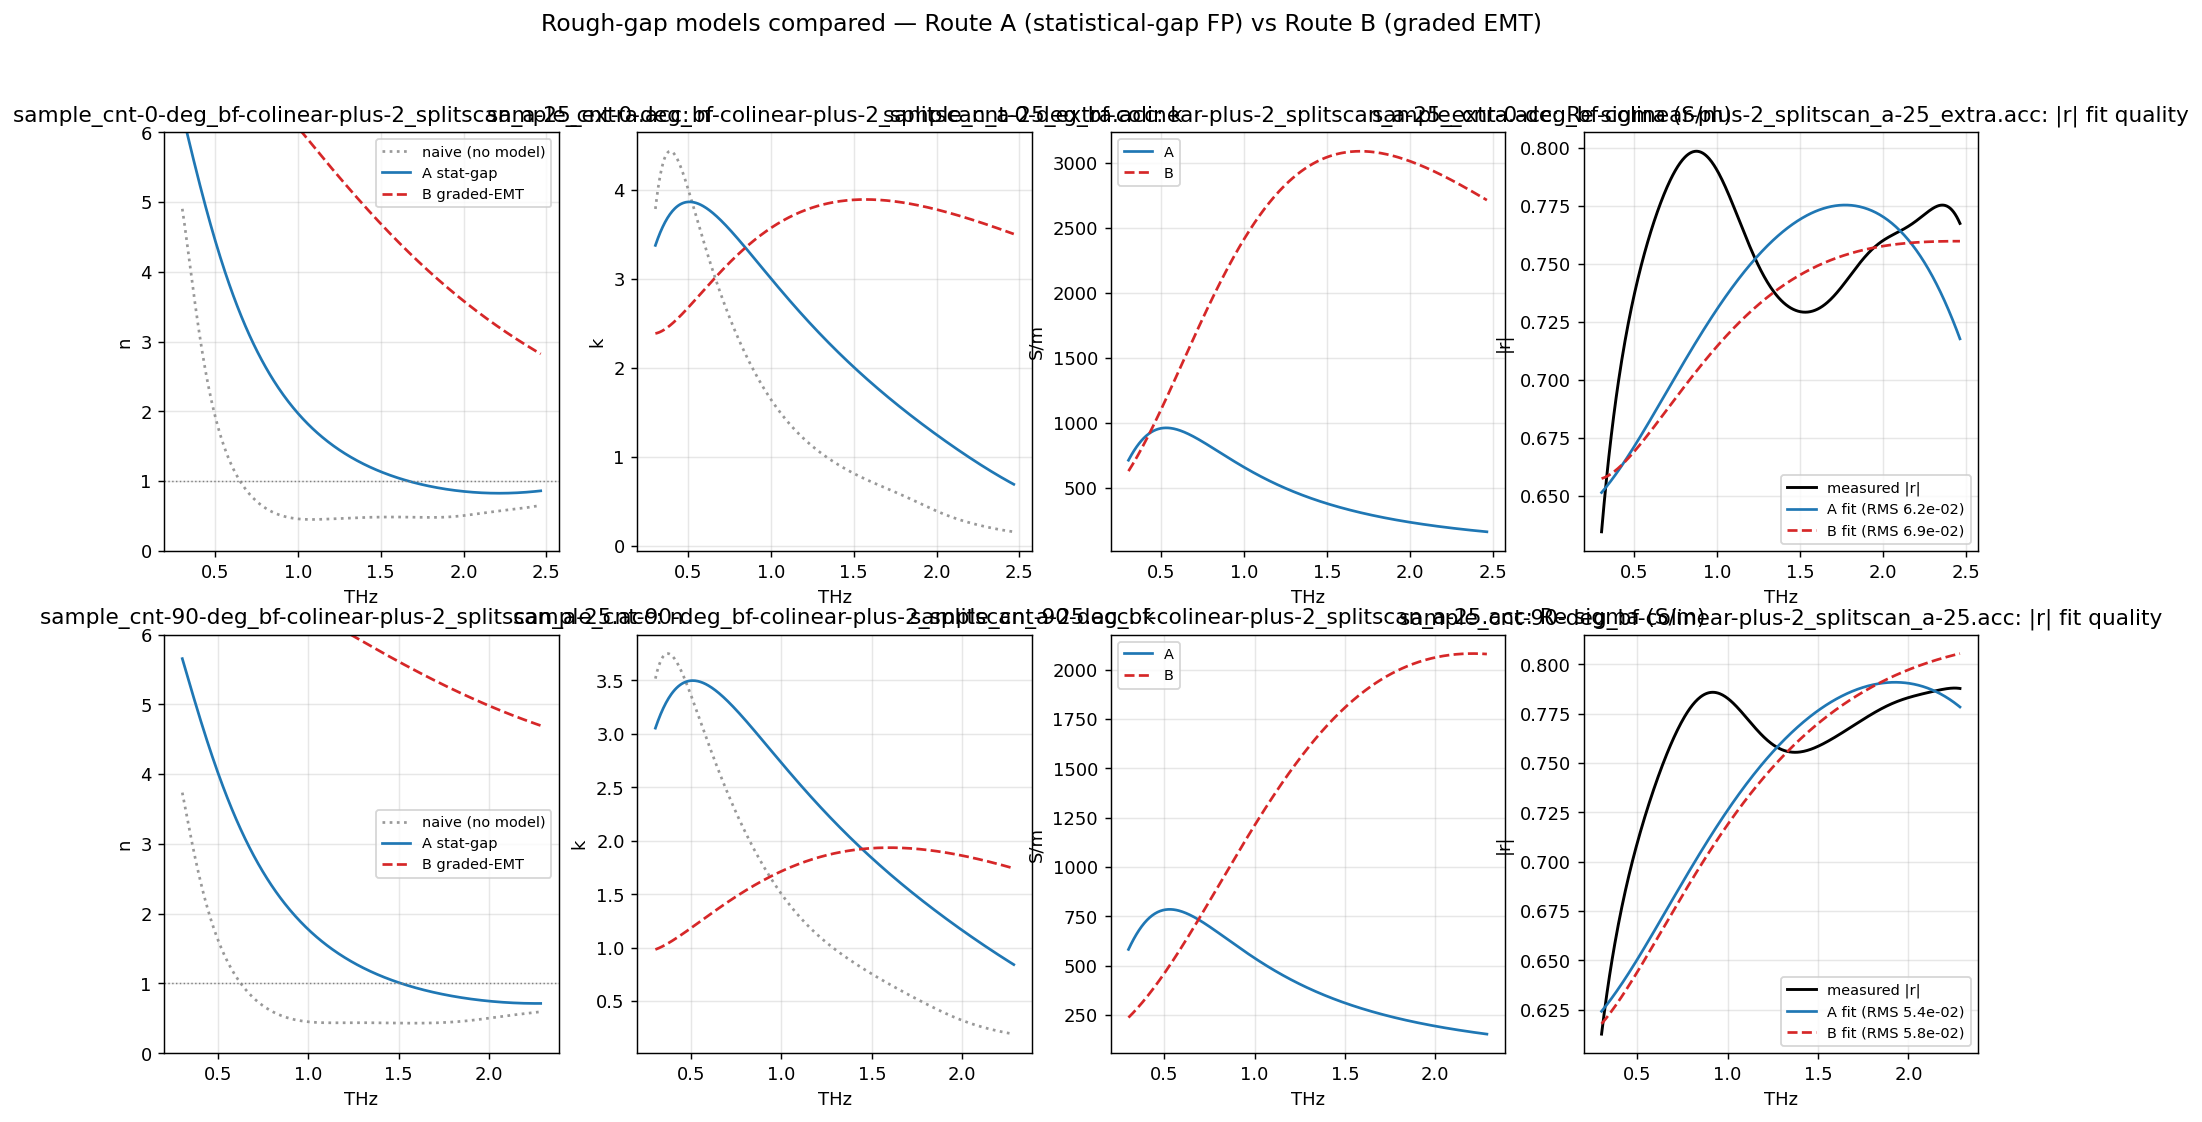

Here is the Python script that generated this plot:
"""Build, validate, fit, and COMPARE the two rough-gap models on the CNT reflection data.

Route A = statistical-gap Fabry-Perot (flat CNT at a Gaussian-distributed distance d).
Route B = graded effective-medium layer (micro-rough air->CNT density gradient, Bruggeman).
Both share the Drude-Smith material model and are fit to the SAME measured reflection r_meas
(supplied by the thz_core pipeline). Methodology = synthetic-validate each route (plant ->
recover) BEFORE fitting the real CNT-0/CNT-90, per the conditioning report's warning that a
single measurement is degeneracy-limited.

Run:  PYTHONPATH=. .venv/Scripts/python.exe explorations/air_gap_cnt_reflection/compare_gap_models.py
"""

from __future__ import annotations

import os

import numpy as np
from scipy.optimize import least_squares

import matplotlib
matplotlib.use("Agg")
import matplotlib.pyplot as plt

from explore_air_gap_deembedding import internal_angles
import air_gap_models as models

VACUUM_PERMITTIVITY = models.VACUUM_PERMITTIVITY

# Natural-unit parameter vector: [eps_inf, plasma_THz, tau_fs, c, gap_p1, gap_p2]
#   Route A gap = (d_mean_um, sigma_d_um);  Route B gap = (sigma_h_um, z0_um).
PARAM_LABELS_A = ["eps_inf", "plasma_THz", "tau_fs", "c", "d_mean_um", "sigma_d_um"]
PARAM_LABELS_B = ["eps_inf", "plasma_THz", "tau_fs", "c", "sigma_h_um", "z0_um"]
LOWER_A = [1.0, 0.5, 3.0, -1.0, 0.0, 0.1]
UPPER_A = [20.0, 40.0, 300.0, 0.0, 80.0, 40.0]
LOWER_B = [1.0, 0.5, 3.0, -1.0, 0.5, 0.0]
UPPER_B = [20.0, 40.0, 300.0, 0.0, 40.0, 80.0]
INIT_A = [4.0, 8.0, 30.0, -0.5, 20.0, 8.0]
INIT_B = [4.0, 8.0, 30.0, -0.5, 10.0, 10.0]


def material_from_vector(vector):
    return dict(eps_inf=vector[0], plasma_omega=2.0 * np.pi * vector[1] * 1e12,
                scattering_time_s=vector[2] * 1e-15, persistence_c=vector[3])


def forward_reflection(route, vector, frequency_hz, r_front, gap_angle_rad, sio2_angle_rad):
    material = material_from_vector(vector)
    if route == "A":
        return models.rough_gap_reflection(
            frequency_hz, material, vector[4] * 1e-6, vector[5] * 1e-6, r_front, gap_angle_rad)
    return models.graded_emt_reflection(
        frequency_hz, material, vector[4] * 1e-6, vector[5] * 1e-6, sio2_angle_rad)


def drude_smith_conductivity(frequency_hz, vector):
    """Complex optical conductivity (S/m), sigma_real > 0."""
    material = material_from_vector(vector)
    omega = 2.0 * np.pi * frequency_hz
    drude = 1.0 / (1.0 - 1j * omega * material["scattering_time_s"])
    return (VACUUM_PERMITTIVITY * material["plasma_omega"]**2 * material["scattering_time_s"]
            * drude * (1.0 + material["persistence_c"] * drude))


def fit_route(route, frequency_hz, r_meas, mask, r_front, gap_angle_rad, sio2_angle_rad, init, bounds):
    band = mask & np.isfinite(r_meas)

    def residual(vector):
        model = forward_reflection(route, vector, frequency_hz, r_front, gap_angle_rad, sio2_angle_rad)
        diff = (model - r_meas)[band]
        return np.concatenate([diff.real, diff.imag])

    result = least_squares(residual, init, bounds=bounds, method="trf",
                           x_scale="jac", max_nfev=4000)
    rms = np.sqrt(np.mean(result.fun**2))
    return result.x, rms


def recovered_nk_sigma(vector, frequency_hz):
    material = material_from_vector(vector)
    n_hat = models.cnt_index_hat(frequency_hz, material)
    sigma = drude_smith_conductivity(frequency_hz, vector)
    return np.real(n_hat), -np.imag(n_hat), sigma


# ── Synthetic validation (plant -> recover) ──────────────────────────────────


def synthetic_validation(route, frequency_hz, r_front, gap_angle_rad, sio2_angle_rad,
                         true_vector, init, bounds):
    r_true = forward_reflection(route, true_vector, frequency_hz, r_front, gap_angle_rad, sio2_angle_rad)
    rng = np.random.default_rng(0)
    noise = 2e-3 * (rng.standard_normal(r_true.shape) + 1j * rng.standard_normal(r_true.shape))
    r_noisy = r_true + noise
    mask = np.ones(frequency_hz.size, dtype=bool)
    recovered, rms = fit_route(route, frequency_hz, r_noisy, mask, r_front, gap_angle_rad, sio2_angle_rad, init, bounds)
    labels = PARAM_LABELS_A if route == "A" else PARAM_LABELS_B
    print(f"\n--- Route {route} synthetic recovery (planted vs fit) ---")
    for lab, t, f in zip(labels, true_vector, recovered):
        print(f"    {lab:11s}: true {t:8.2f}   fit {f:8.2f}   ({100*(f-t)/(abs(t)+1e-9):+6.1f}%)")
    print(f"    residual RMS = {rms:.2e}")
    return recovered


def main():
    sio2_angle_rad, gap_angle_rad = internal_angles()
    r_front = models.reflection_sio2_to_air(sio2_angle_rad)
    frequency_synth = np.linspace(0.3e12, 2.5e12, 200)

    print("=== SYNTHETIC VALIDATION (plant -> recover, 2e-3 noise) ===")
    true_A = [4.0, 8.0, 30.0, -0.5, 17.0, 8.0]
    true_B = [4.0, 8.0, 30.0, -0.5, 9.0, 6.0]
    synthetic_validation("A", frequency_synth, r_front, gap_angle_rad, sio2_angle_rad, true_A, INIT_A, (LOWER_A, UPPER_A))
    synthetic_validation("B", frequency_synth, r_front, gap_angle_rad, sio2_angle_rad, true_B, INIT_B, (LOWER_B, UPPER_B))

    # --- Real data ---
    print("\n=== REAL DATA: fit both routes to CNT-0 and CNT-90 ===")
    samples = models.load_measured_reflection()
    results = {}
    for name, record in samples.items():
        freq = record["frequency_hz"]; mask = record["mask"]; r_meas = record["r_meas"]
        vec_A, rms_A = fit_route("A", freq, r_meas, mask, r_front, gap_angle_rad, sio2_angle_rad, INIT_A, (LOWER_A, UPPER_A))
        vec_B, rms_B = fit_route("B", freq, r_meas, mask, r_front, gap_angle_rad, sio2_angle_rad, INIT_B, (LOWER_B, UPPER_B))
        results[name] = dict(record=record, vec_A=vec_A, rms_A=rms_A, vec_B=vec_B, rms_B=rms_B)
        band = mask
        print(f"\n  {name}:")
        print(f"    Route A (stat-gap): RMS {rms_A:.2e}  d_mean {vec_A[4]:.1f} um, sigma_d {vec_A[5]:.1f} um, "
              f"eps_inf {vec_A[0]:.1f}, wp {vec_A[1]:.1f} THz, tau {vec_A[2]:.0f} fs, c {vec_A[3]:.2f}")
        print(f"    Route B (graded EMT): RMS {rms_B:.2e}  sigma_h {vec_B[4]:.1f} um, z0 {vec_B[5]:.1f} um, "
              f"eps_inf {vec_B[0]:.1f}, wp {vec_B[1]:.1f} THz, tau {vec_B[2]:.0f} fs, c {vec_B[3]:.2f}")
        winner = "A" if rms_A < rms_B else "B"
        print(f"    -> better fit: Route {winner} (RMS {min(rms_A,rms_B):.2e} vs {max(rms_A,rms_B):.2e})")

    make_figure(results, r_front, gap_angle_rad, sio2_angle_rad)
    print("\nReminder: single-measurement material is degeneracy-limited (conditioning report). "
          "These are exploratory; the pressure series is the trustworthy path.")


def make_figure(results, r_front, gap_angle_rad, sio2_angle_rad):
    names = list(results)
    figure, axes = plt.subplots(len(names), 4, figsize=(18, 4.6 * len(names)), squeeze=False)
    figure.suptitle("Rough-gap models compared — Route A (statistical-gap FP) vs Route B (graded EMT)", fontsize=13)
    for row, name in enumerate(names):
        res = results[name]; record = res["record"]
        freq = record["frequency_hz"]; mask = record["mask"]; f_thz = freq * 1e-12
        band = mask & (f_thz >= 0.3) & (f_thz <= 2.5)
        n_A, k_A, sig_A = recovered_nk_sigma(res["vec_A"], freq)
        n_B, k_B, sig_B = recovered_nk_sigma(res["vec_B"], freq)
        model_A = models.rough_gap_reflection(freq, material_from_vector(res["vec_A"]),
                                              res["vec_A"][4]*1e-6, res["vec_A"][5]*1e-6, r_front, gap_angle_rad)
        model_B = models.graded_emt_reflection(freq, material_from_vector(res["vec_B"]),
                                               res["vec_B"][4]*1e-6, res["vec_B"][5]*1e-6, sio2_angle_rad)

        ax = axes[row][0]
        ax.plot(f_thz[band], record["n_naive"][band], "0.6", ls=":", label="naive (no model)")
        ax.plot(f_thz[band], n_A[band], "C0", label="A stat-gap")
        ax.plot(f_thz[band], n_B[band], "C3--", label="B graded-EMT")
        ax.axhline(1.0, color="0.5", ls=":", lw=0.8); ax.set_ylim(0, 6)
        ax.set_title(f"{name}: n"); ax.set_xlabel("THz"); ax.set_ylabel("n"); ax.legend(fontsize=8); ax.grid(alpha=0.3)

        ax = axes[row][1]
        ax.plot(f_thz[band], record["k_naive"][band], "0.6", ls=":", label="naive")
        ax.plot(f_thz[band], k_A[band], "C0"); ax.plot(f_thz[band], k_B[band], "C3--")
        ax.set_title(f"{name}: k"); ax.set_xlabel("THz"); ax.set_ylabel("k"); ax.grid(alpha=0.3)

        ax = axes[row][2]
        ax.plot(f_thz[band], np.real(sig_A)[band], "C0", label="A")
        ax.plot(f_thz[band], np.real(sig_B)[band], "C3--", label="B")
        ax.set_title(f"{name}: Re sigma (S/m)"); ax.set_xlabel("THz"); ax.set_ylabel("S/m"); ax.legend(fontsize=8); ax.grid(alpha=0.3)

        ax = axes[row][3]
        ax.plot(f_thz[band], np.abs(record["r_meas"])[band], "k", lw=1.6, label="measured |r|")
        ax.plot(f_thz[band], np.abs(model_A)[band], "C0", label=f"A fit (RMS {res['rms_A']:.1e})")
        ax.plot(f_thz[band], np.abs(model_B)[band], "C3--", label=f"B fit (RMS {res['rms_B']:.1e})")
        ax.set_title(f"{name}: |r| fit quality"); ax.set_xlabel("THz"); ax.set_ylabel("|r|"); ax.legend(fontsize=8); ax.grid(alpha=0.3)

    out = os.path.join(os.path.dirname(__file__), "compare_gap_models.png")
    figure.savefig(out, dpi=130, bbox_inches="tight")
    print(f"\nSaved figure: {out}")


if __name__ == "__main__":
    main()
